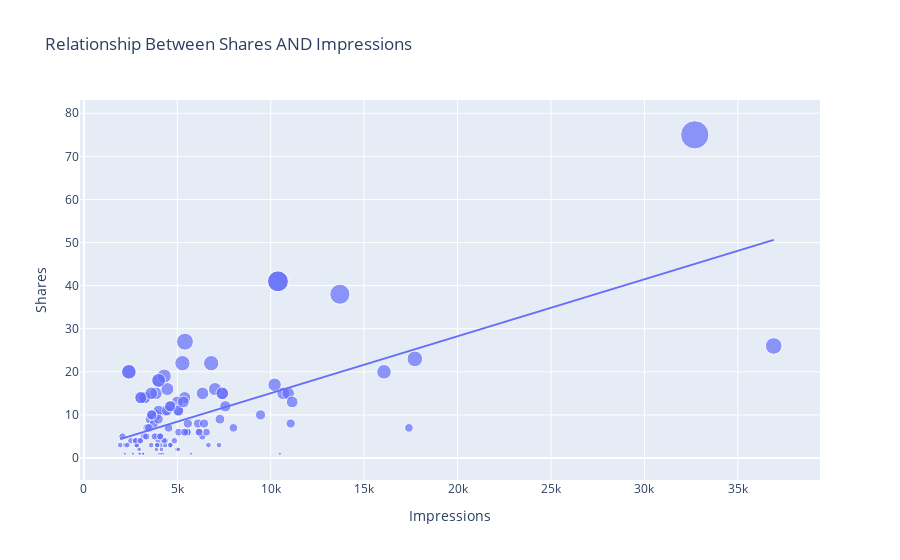

The notebook cell saved with this chart:
### Code cell
figure=px.scatter(data_frame=i_data,x="Impressions",
                  y="Shares", size="Shares",trendline="ols",
            title ="Relationship Between Shares AND Impressions")
figure.show()
